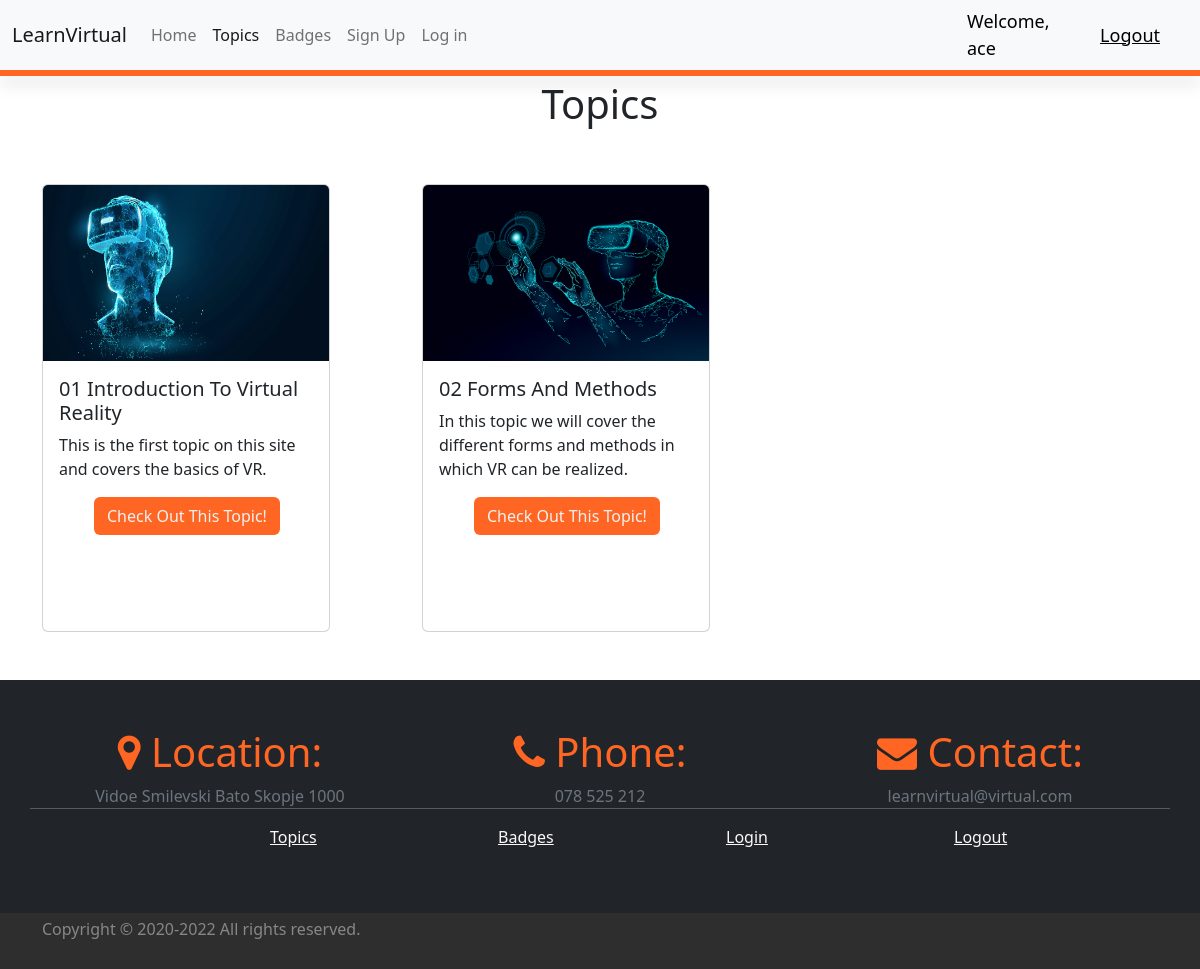
The app's page /topics/ (signed in) with its own data.
### final_app/models.py (models this page shows, shortened)
class Topic(models.Model):
    name=models.CharField(max_length=50)
    description=models.TextField(null=True, blank=True)
    image=models.ImageField(upload_to="cover_images/", null=True, blank=True)

### final_app/views.py (the view)
# urls.py: path('topics/' , topics ,name='topics' ),
def topics(request):
    queryset=Topic.objects.filter().all()
    context={"topics": queryset}
    return render(request, 'topics.html', context=context)

### final_app/Templates/topics.html (shortened to what this page needs)
<!doctype html>
<html lang="en">
  <head>
    <link rel="stylesheet" href="https://cdnjs.cloudflare.com/ajax/libs/font-awesome/4.7.0/css/font-awesome.min.css">
    <link href="https://cdn.jsdelivr.net/npm/bootstrap@5.2.0-beta1/dist/css/bootstrap.min.css" rel="stylesheet">
  </head>
  <body>
    <nav class="navbar navbar-expand-lg bg-light">
        <div class="container-fluid">
          <a class="navbar-brand" href="{% url 'index' %}">LearnVirtual</a>
          <div class="collapse navbar-collapse" id="navbarNav">
            <ul class="navbar-nav">
              <li class="nav-item">
                <a class="nav-link"  href="{% url 'index' %}">Home</a>
              </li>
              <li class="nav-item">
                <a class="nav-link active" aria-current="page" href="{% url 'topics' %}">Topics</a>
              </li>
              {% if request.user.is_authenticated %}
              <li class="nav-item">
                <a class="nav-link" href="{% url 'badges' %}">Badges</a>
              </li>
              {% endif %}
              <li class="nav-item">
                <a class="nav-link" href="{% url 'register' %}">Sign Up</a>
              </li>
              <li class="nav-item">
                <a class="nav-link" href="{% url 'login' %}">Log in</a>
              </li>
            </ul>
          </div>
        </div>
        {% if request.user.is_authenticated %}
        <span class="hello-msg">Welcome, {{request.user}}</span>
        <span><a class="hello-msg" href="{% url 'logout' %}">Logout</a></span>
        {% endif %}
      </nav>
      <div class="section-divider shadow"> </div>
     <h1 class="text-center mt-1">Topics</h1>
      <div class="container">
        <div class="row">
            {% for topic in topics %}
            <div class="col-lg-4">
            <div class="card mt-5 mb-5" style="width: 18rem; height: 28rem;">
              <img src="{{MEDIA_URL}}{{topic.image.url}}" class="card-img-top" alt="..." style="width: auto; height:11rem;">
              <div class="card-body">
                <h5 class="card-title">{{topic.name}}</h5>
                <p class="card-text">{{topic.description}}</p>
                {% if topic.name == "01 Introduction To Virtual Reality" %}
                <a href="{% url 'topic1' %}" class="btn color1-btn margin-for-cards">Check Out This Topic!</a>
                {% else %}
                <a href="{% url 'topic2' %}" class="btn color1-btn margin-for-cards">Check Out This Topic!</a>
                {% endif %}
              </div>
            </div>
        </div>
        {% endfor %}
        </div>
    </div>
      <footer class=" py-5 bg-dark text-light">
        <div class="container">
          <div class="row  ">
            <div class="col-lg-4 text-center">
              <h1 class="color1"> <i class="fa fa-map-marker color1" aria-hidden="true"></i> Location:</h1>
              <span class="text-secondary">Vidoe Smilevski Bato Skopje 1000</span>
            </div>
            <div class="col-lg-4 text-center">
              <h1 class="color1"> <i class="fa fa-phone color1"></i> Phone:</h1>
              <span class="text-secondary">078 525 212</span>
            </div>
            <div class="col-lg-4 text-center">
              <h1 class="color1"> <i class="fa fa-envelope color1"></i> Contact:</h1>
              <span class="text-secondary">learnvirtual@virtual.com</span>
            </div>
          <hr class="custom-hr">
            <div class="col-12 col-md">
            </div>
            <div class="col-6 col-md">
              <ul class="list-unstyled text-small">
                <li><a class="text-light" href="{% url 'topics' %}">Topics</a></li>
              </ul>
            </div>
            {% if request.user.is_authenticated %}
            <div class="col-6 col-md ">
              <ul class="list-unstyled text-small">
                <li><a class="text-light" href="{% url 'badges' %}">Badges</a></li>
              </ul>
            </div>
            {% endif %}
            <div class="col-6 col-md ">
              <ul class="list-unstyled text-small">
                <li><a class="text-light" href="{% url 'login' %}">Login</a></li>
              </ul>
            </div>
            {% if request.user.is_authenticated %}
            <div class="col-6 col-md ">
              <ul class="list-unstyled text-small">
                <li><a class="text-light" href="{% url 'logout' %}">Logout</a></li>
              </ul>
            </div>
            {% endif %}
          </div>
        </div>
      </footer>
      <div class="color2 footer-margin">
        <div class="container">
          <p class="color3 py-1">Copyright &copy; 2020-2022 All rights reserved.</p>
        </div>
      </div>
  </body>
</html>

### final_app/Templates/topics.html (style rules this page uses)
.hello-msg { font-size: 18px; color: black; margin-right: 40px ; }
.section-divider { padding: 3px 0; background-color: #FF6623; }
.color1-btn { background-color:#FF6623; color: #f1f1f1; }
.color1 { color: #FF6623; }
.color3 { color: #878787; }
.color2 { background-color: #2e2e2e; }
.footer-margin { padding-bottom: 1vh; }
.margin-for-cards { margin-left: 35px; }

### records on screen
Topic: image (picture), name "01 Introduction To Virtual Reality", description "This is the first topic on this site and covers the basics of VR.", shows "Check Out This Topic!"
Topic: image (picture), name "02 Forms And Methods", description "In this topic we will cover the different forms and methods in which VR can be realized.", shows "Check Out This Topic!"

### other values on screen
{{ request.user }} "ace"
